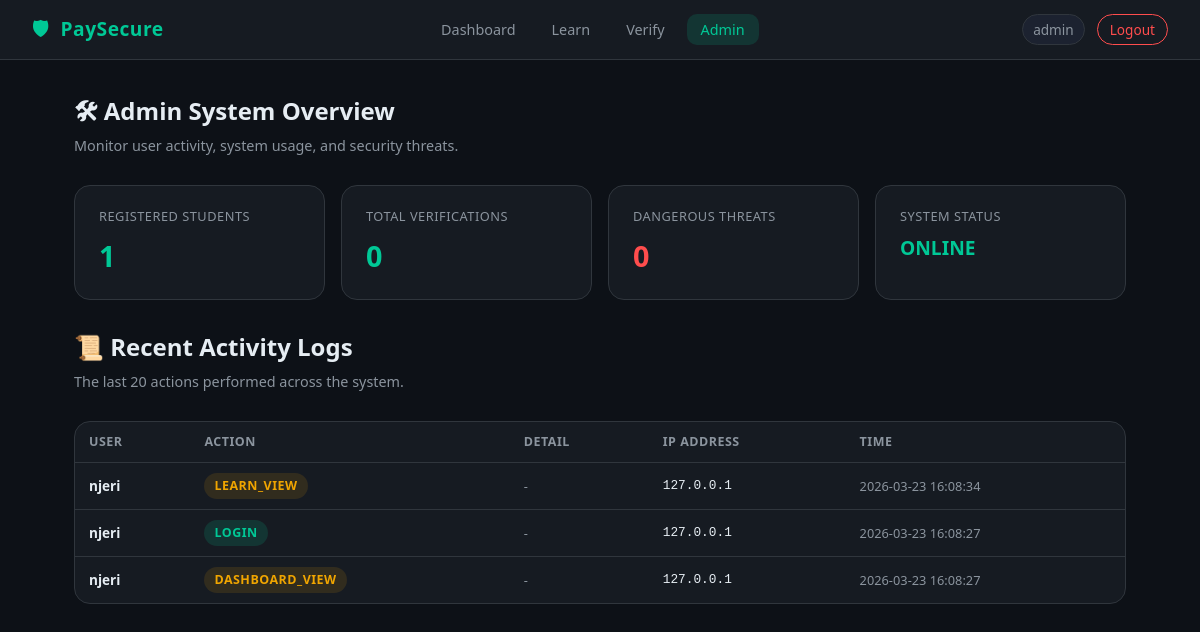
Page /admin (signed in) on the earlier database version.
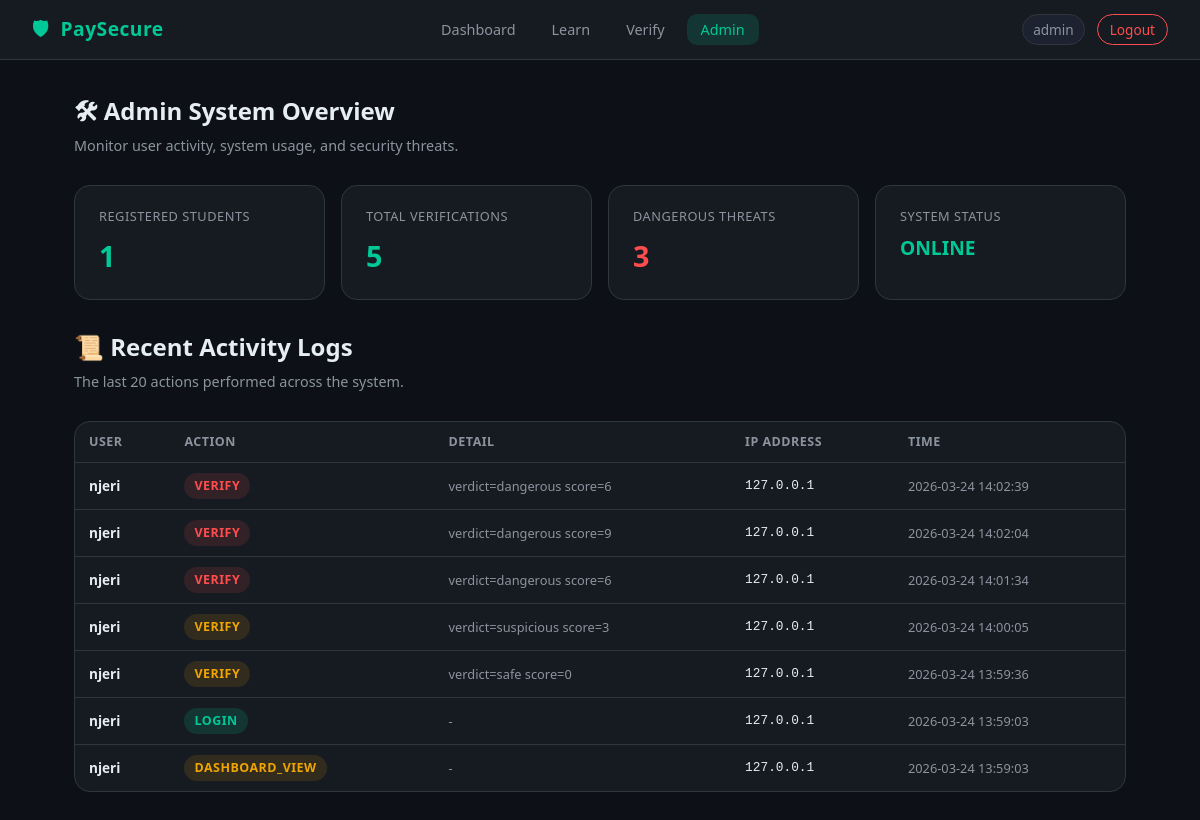
Same page on the later database version.
### tables this page shows
CREATE TABLE activity_logs (
    id          INTEGER PRIMARY KEY AUTOINCREMENT,
    user_id     INTEGER NOT NULL,
    action      TEXT    NOT NULL,   -- e.g. 'login', 'verify', 'learn_view'
    detail      TEXT,               -- extra context (page visited, verdict, etc.)
    ip_address  TEXT,
    logged_at   DATETIME DEFAULT CURRENT_TIMESTAMP,
    FOREIGN KEY (user_id) REFERENCES users(id)
);

CREATE TABLE users (
    id            INTEGER PRIMARY KEY AUTOINCREMENT,
    username      TEXT    NOT NULL UNIQUE,
    email         TEXT    NOT NULL UNIQUE,
    password_hash TEXT    NOT NULL,
    role          TEXT    NOT NULL DEFAULT 'student',  -- 'student' | 'admin'
    created_at    DATETIME DEFAULT CURRENT_TIMESTAMP
);

### app.py (the view)
@app.route("/admin")
@admin_required
def admin():
    db = get_db()
    total_users = db.execute(
        "SELECT COUNT(*) as c FROM users WHERE role = 'student'"
    ).fetchone()["c"]
    total_verifications = db.execute(
        "SELECT COUNT(*) as c FROM verifications"
    ).fetchone()["c"]
    dangerous_count = db.execute(
        "SELECT COUNT(*) as c FROM verifications WHERE verdict = 'dangerous'"
    ).fetchone()["c"]
    recent_logs = db.execute(
        """SELECT u.username, a.action, a.detail, a.ip_address, a.logged_at
           FROM activity_logs a
           JOIN users u ON u.id = a.user_id
           ORDER BY a.logged_at DESC LIMIT 20"""
    ).fetchall()
    return render_template(
        "admin.html",
        total_users=total_users,
        total_verifications=total_verifications,
        dangerous_count=dangerous_count,
        recent_logs=recent_logs,
    )

### app.py (called while the page is built)
def get_db():
    db = getattr(g, "_database", None)
    if db is None:
        db = g._database = sqlite3.connect(DATABASE)
        db.row_factory = sqlite3.Row   # rows behave like dicts
    return db

def admin_required(f):
    @wraps(f)
    def decorated(*args, **kwargs):
        if "user_id" not in session:
            flash("Please log in.", "warning")
            return redirect(url_for("login"))
        if session.get("role") != "admin":
            flash("Access denied. Admins only.", "danger")
            return redirect(url_for("dashboard"))
        return f(*args, **kwargs)
    return decorated

### templates/admin.html (shortened to what this page needs)
{% extends "base.html" %}
{% block main_class %}page-content{% endblock %}
{% block content %}
<div class="page-header">
    <h2>🛠 Admin System Overview</h2>
    <p>Monitor user activity, system usage, and security threats.</p>
</div>
<div class="admin-stats">
    <div class="stat-card">
        <span class="stat-label">Registered Students</span>
        <span class="stat-value">{{ total_users }}</span>
    </div>
    <div class="stat-card">
        <span class="stat-label">Total Verifications</span>
        <span class="stat-value">{{ total_verifications }}</span>
    </div>
    <div class="stat-card">
        <span class="stat-label">Dangerous Threats</span>
        <span class="stat-value" style="color: var(--red);">{{ dangerous_count }}</span>
    </div>
    <div class="stat-card">
        <span class="stat-label">System Status</span>
        <span class="stat-value" style="color: var(--green); font-size: 1.2rem;">ONLINE</span>
    </div>
</div>
<div class="page-header" style="margin-top: 12px;">
    <h2>📜 Recent Activity Logs</h2>
    <p>The last 20 actions performed across the system.</p>
</div>
<div class="card" style="padding: 0; overflow: hidden;">
    <table class="log-table">
        <thead>
            <tr>
                <th>User</th>
                <th>Action</th>
                <th>Detail</th>
                <th>IP Address</th>
                <th>Time</th>
            </tr>
        </thead>
        <tbody>
            {% for log in recent_logs %}
            <tr>
                <td><strong>{{ log['username'] }}</strong></td>
                <td>
                    <span class="badge {% if log['action'] == 'login' %}badge-safe{% elif 'danger' in (log['detail'] or '') %}badge-dangerous{% else %}badge-suspicious{% endif %}">
                        {{ log['action'] | upper }}
                    </span>
                </td>
                <td style="color: var(--text-muted); font-size: 0.8rem;">
                    {{ log['detail'] if log['detail'] else '-' }}
                </td>
                <td style="font-family: monospace; font-size: 0.8rem;">{{ log['ip_address'] }}</td>
                <td style="color: var(--text-muted); font-size: 0.8rem;">{{ log['logged_at'] }}</td>
            </tr>
            {% endfor %}
        </tbody>
    </table>
</div>
{% endblock %}

### templates/base.html (shortened to what this page needs)
<!DOCTYPE html>
<html lang="en">
<head>
    <link rel="stylesheet" href="{{ url_for('static', filename='css/style.css') }}" />
</head>
<body class="{% block body_class %}{% endblock %}">
    {% if session.get('user_id') %}
    <nav class="navbar">
        <div class="nav-brand">
            <span class="shield">🛡</span> PaySecure
        </div>
        <ul class="nav-links">
            <li><a href="{{ url_for('dashboard') }}" class="{{ 'active' if request.endpoint == 'dashboard' }}">Dashboard</a></li>
            <li><a href="{{ url_for('learn') }}"     class="{{ 'active' if request.endpoint == 'learn' }}">Learn</a></li>
            <li><a href="{{ url_for('verify') }}"    class="{{ 'active' if request.endpoint == 'verify' }}">Verify</a></li>
            {% if session.get('role') == 'admin' %}
            <li><a href="{{ url_for('admin') }}"     class="{{ 'active' if request.endpoint == 'admin' }}">Admin</a></li>
            {% endif %}
        </ul>
        <div class="nav-user">
            <span class="username-badge">{{ session.get('username') }}</span>
            <a href="{{ url_for('logout') }}" class="btn-logout">Logout</a>
        </div>
    </nav>
    {% endif %}
    <main class="{% block main_class %}{% endblock %}">
        {% block content %}{% endblock %}
    </main>
</body>
</html>

### static/css/style.css (style rules this page uses)
:root { --bg-dark: #0d1117; --bg-card: #161b22; --bg-input: #1c2230; --border: #30363d; --green: #00c896; --green-dark: #009e76; --green-glow: rgba(0, 200, 150, 0.15); --red: #ff4d4d; --red-soft: rgba(255, 77, 77, 0.12); --yellow: #f0a500; --yellow-soft: rgba(240, 165, 0, 0.12); --text-primary: #e6edf3; --text-muted: #8b949e; --text-link: #00c896; --radius: 10px; --radius-lg: 16px; --shadow: 0 4px 24px rgba(0,0,0,0.4); --transition: 0.2s ease; }
*, *::before, *::after { box-sizing: border-box; margin: 0; padding: 0; }
html { scroll-behavior: smooth; }
body { background-color: var(--bg-dark); color: var(--text-primary); font-family: 'Segoe UI', system-ui, -apple-system, sans-serif; font-size: 15px; line-height: 1.6; min-height: 100vh; }
a { color: var(--text-link); text-decoration: none; transition: opacity var(--transition); }
.navbar { display: flex; align-items: center; justify-content: space-between; background: var(--bg-card); border-bottom: 1px solid var(--border); padding: 0 32px; height: 60px; position: sticky; top: 0; z-index: 100; }
.nav-brand { font-size: 1.2rem; font-weight: 700; color: var(--green); letter-spacing: 0.5px; }
.nav-brand .shield { margin-right: 6px; }
.nav-links { display: flex; list-style: none; gap: 8px; }
.nav-links a { color: var(--text-muted); padding: 6px 14px; border-radius: var(--radius); font-size: 0.9rem; font-weight: 500; transition: all var(--transition); }
.nav-links a:hover, .nav-links a.active { color: var(--text-primary); background: var(--green-glow); }
.nav-links a.active { color: var(--green); }
.nav-user { display: flex; align-items: center; gap: 12px; }
.username-badge { font-size: 0.85rem; color: var(--text-muted); background: var(--bg-input); padding: 4px 10px; border-radius: 20px; border: 1px solid var(--border); }
.btn-logout { font-size: 0.85rem; color: var(--red); border: 1px solid var(--red); padding: 4px 12px; border-radius: 20px; transition: all var(--transition); }
.page-content { max-width: 1100px; margin: 0 auto; padding: 32px 24px; }
.page-header { margin-bottom: 28px; }
.page-header h2 { font-size: 1.5rem; font-weight: 700; color: var(--text-primary); }
.page-header p { color: var(--text-muted); font-size: 0.9rem; margin-top: 4px; }
.card { background: var(--bg-card); border: 1px solid var(--border); border-radius: var(--radius-lg); padding: 24px; }
.stat-card { background: var(--bg-card); border: 1px solid var(--border); border-radius: var(--radius-lg); padding: 20px 24px; display: flex; flex-direction: column; gap: 6px; }
.stat-card .stat-label { font-size: 0.8rem; color: var(--text-muted); text-transform: uppercase; letter-spacing: 0.5px; }
.stat-card .stat-value { font-size: 1.8rem; font-weight: 700; color: var(--green); }
.badge { display: inline-block; padding: 3px 10px; border-radius: 20px; font-size: 0.78rem; font-weight: 700; text-transform: uppercase; letter-spacing: 0.5px; }
.badge-safe { background: rgba(0,200,150,0.15); color: var(--green); }
.badge-suspicious { background: var(--yellow-soft); color: var(--yellow); }
.badge-dangerous { background: var(--red-soft); color: var(--red); }
.admin-stats { display: grid; grid-template-columns: repeat(auto-fit, minmax(200px, 1fr)); gap: 16px; margin-bottom: 28px; }
.log-table { width: 100%; border-collapse: collapse; font-size: 0.85rem; }
.log-table th { text-align: left; padding: 10px 14px; color: var(--text-muted); font-size: 0.78rem; text-transform: uppercase; letter-spacing: 0.5px; border-bottom: 1px solid var(--border); white-space: nowrap; }
.log-table td { padding: 10px 14px; border-bottom: 1px solid var(--border); color: var(--text-primary); }
.log-table tr:last-child td { border-bottom: none; }

Differences in the rows shown:
added activity_logs: username "njeri", action "VERIFY", detail "verdict=dangerous score=6", ip_address "127.0.0.1", logged_at "2026-03-24 14:02:39"
added activity_logs: username "njeri", action "VERIFY", detail "verdict=dangerous score=9", ip_address "127.0.0.1", logged_at "2026-03-24 14:02:04"
added activity_logs: username "njeri", action "VERIFY", detail "verdict=dangerous score=6", ip_address "127.0.0.1", logged_at "2026-03-24 14:01:34"
added activity_logs: username "njeri", action "VERIFY", detail "verdict=suspicious score=3", ip_address "127.0.0.1", logged_at "2026-03-24 14:00:05"
changed activity_logs: action "LEARN_VIEW" → "VERIFY"; detail "-" → "verdict=safe score=0"; logged_at "2026-03-23 16:08:34" → "2026-03-24 13:59:36"
changed activity_logs "LOGIN": logged_at "2026-03-23 16:08:27" → "2026-03-24 13:59:03"
changed activity_logs "DASHBOARD_VIEW": logged_at "2026-03-23 16:08:27" → "2026-03-24 13:59:03"
Other differences:
{{ total_verifications }}: "0" → "5"
{{ dangerous_count }}: "0" → "3"
